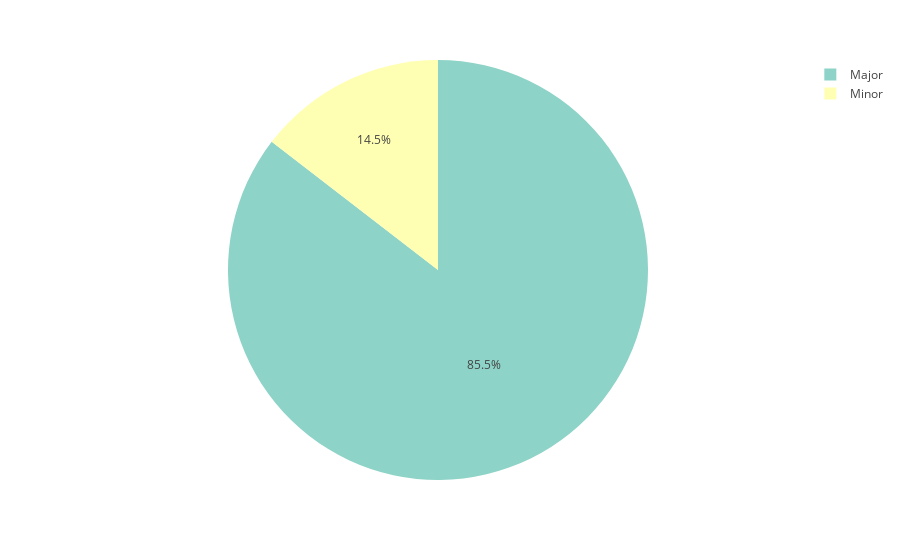

Notebook code for this chart:
### Code cell
# 2 Chart
# This pie chart shows us the ratio of major and minor songs
print("The ratio of major and minor songs")
mode_all = dt["Mode"].replace({1: "Major", 0: "Minor"}).value_counts()
fig2 = px.pie(
    values=mode_all.values,
    names=mode_all.index,
    color_discrete_sequence=px.colors.qualitative.Set3
)
fig2.show()
print("From this diogram we can easily mention that The Beatles prefer major to minor mode.")

### Figure 1 — Plotly figure (JSON) as saved in the notebook; plotly's stock layout.template omitted (floating-point values rounded to 4 significant figures)
{"data": [{"domain": {"x": [0, 1], "y": [0, 1]}, "hovertemplate": "label=%{label}<br>value=%{value}<extra></extra>", "labels": ["Major", "Minor"], "legendgroup": "", "name": "", "showlegend": true, "type": "pie", "values": [235, 40]}], "layout": {"legend": {"tracegroupgap": 0}, "margin": {"t": 60}, "piecolorway": ["rgb(141,211,199)", "rgb(255,255,179)", "rgb(190,186,218)", "rgb(251,128,114)", "rgb(128,177,211)", "rgb(253,180,98)", "rgb(179,222,105)", "rgb(252,205,229)", "rgb(217,217,217)", "rgb(188,128,189)", "rgb(204,235,197)", "rgb(255,237,111)"]}}
